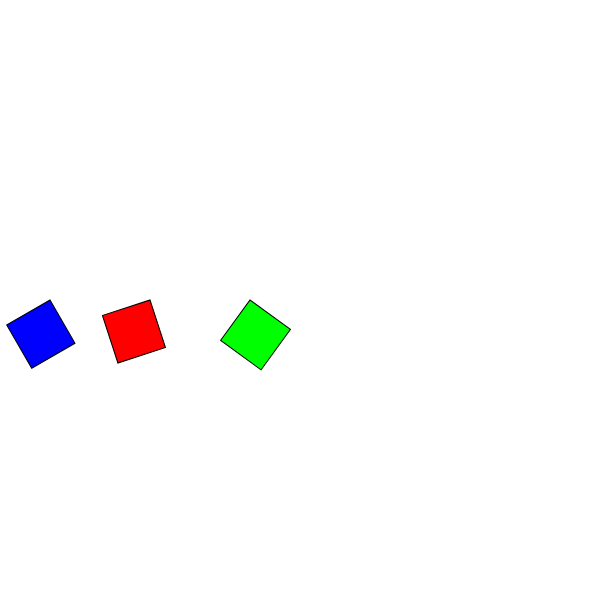
Frame 1 (no input)
Frame 60 (no input): identical to frame 1, image omitted
Frame 120 (the mouse pressed at the canvas centre since frame 60): identical to frame 1, image omitted

The p5.js sketch that drew this single still picture (run headless with seeded random() and noise() and a simulated clock; from frame 60 on, the mouse is pressed at the canvas centre):

// p5.js sketch
// ── sketch.js
function setup() {
    createCanvas(600, 600);

}

function draw() {
    background(255);

    push();
    fill(0, 0, 255);
    translate(50, height / 2);
    rotate(PI / 3);
    rect(0, 0, 50, 50);

    pop();

    push();
    fill(255, 0, 0);
    translate(150, height / 2);
    rotate(PI / 2.5);
    rect(0, 0, 50, 50);

    pop();

    push();
    fill(0, 255, 0);
    translate(250, height / 2);
    rotate(PI / 5);
    rect(0, 0, 50, 50);

    pop();
}
